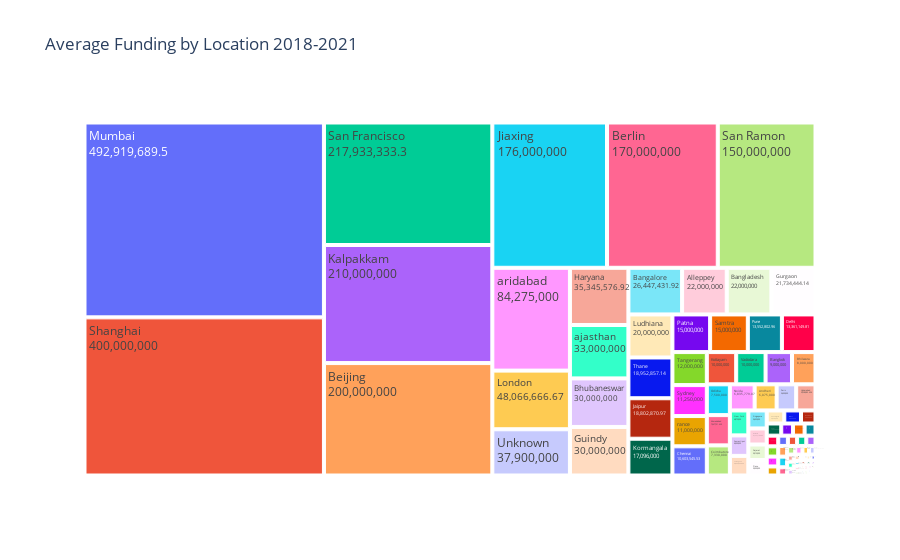

This figure's notebook cell:
### Markdown cell above
## **3. How does funding vary with the location of the start-ups**

### Code cell
# Top ten most funded locations
location_funding=df.groupby('headquarter')['amount'].mean()
# Group by 'location' and calculate the mean amount
location_funding = df.groupby('headquarter')['amount'].mean().reset_index()

# Create a TreeMap visualization
fig = px.treemap(location_funding, path=['headquarter'], values='amount', title='Average Funding by Location\n2018-2021')
fig.update_traces(textinfo='label+value')

# Show the plot
fig.show()

### Figure 1 — Plotly figure (JSON) as saved in the notebook; plotly's stock layout.template omitted (floating-point values rounded to 4 significant figures)
{"data": [{"branchvalues": "total", "domain": {"x": [0, 1], "y": [0, 1]}, "hovertemplate": "labels=%{label}<br>amount=%{value}<br>parent=%{parent}<br>id=%{id}<extra></extra>", "ids": ["Ahmedabad", "Alleppey", "Alwar", "Ambernath", "Anand", "Andheri", "Azadpur", "Bangalore", "Bangalore City", "Bangkok", "Bangladesh", "Beijing", "Belgaum", "Berlin", "Bhilwara", "Bhopal", "Bhubaneswar", "Bihar", "Chandigarh", "Chennai", "Cochin", "Coimbatore", "Computer Games", "Dehradun", "Delhi", "Dhingsara", "Gandhinagar", "Ghaziabad", "Goa", "Guindy", "Gujarat", "Guntur", "Gurgaon", "Guwahati", "Haryana", "Hubli", "Hyderabad", "India", "Indore", "Irvine", "Jaipur", "Jharkhand", "Jiaxing", "Jodhpur", "Kalkaji", "Kalpakkam", "Kannur", "Kanpur", "Kochi", "Kolkata", "Kormangala", "Kota", "Kottayam", "London", "Lucknow", "Ludhiana", "Mangalore", "Margão", "Milano", "Mohali", "Mountain View", "Mumbai", "Mylapore", "Nagpur", "New York", "Newcastle Upon Tyne", "Nilgiris", "Noida", "Odisha", "Online Media", "Palmwoods", "Panaji", "Panchkula", "Paris", "Patna", "Plano", "Powai", "Pune", "Samastipur", "Samtra", "San Francisco", "San Ramon", "Satara", "Seattle", "Seoul", "Shanghai", "Silvassa", "Singapore", "Surat", "Sydney", "Tamil Nadu", "Tangerang", "Telangana", "Thane", "Thiruvananthapuram", "Tirunelveli", "Trivandrum", "Tumkur", "Unknown", "Uttar Pradesh", "Uttar pradesh", "Vadodara", "Warangal", "West Bengal", "Worli", "ajastan", "ajasthan", "ajsamand", "anchi", "aridabad", "iyadh", "ood & Beverages", "oorkee", "rance", "risco", "rnakulam"], "labels": ["Ahmedabad", "Alleppey", "Alwar", "Ambernath", "Anand", "Andheri", "Azadpur", "Bangalore", "Bangalore City", "Bangkok", "Bangladesh", "Beijing", "Belgaum", "Berlin", "Bhilwara", "Bhopal", "Bhubaneswar", "Bihar", "Chandigarh", "Chennai", "Cochin", "Coimbatore", "Computer Games", "Dehradun", "Delhi", "Dhingsara", "Gandhinagar", "Ghaziabad", "Goa", "Guindy", "Gujarat", "Guntur", "Gurgaon", "Guwahati", "Haryana", "Hubli", "Hyderabad", "India", "Indore", "Irvine", "Jaipur", "Jharkhand", "Jiaxing", "Jodhpur", "Kalkaji", "Kalpakkam", "Kannur", "Kanpur", "Kochi", "Kolkata", "Kormangala", "Kota", "Kottayam", "London", "Lucknow", "Ludhiana", "Mangalore", "Margão", "Milano", "Mohali", "Mountain View", "Mumbai", "Mylapore", "Nagpur", "New York", "Newcastle Upon Tyne", "Nilgiris", "Noida", "Odisha", "Online Media", "Palmwoods", "Panaji", "Panchkula", "Paris", "Patna", "Plano", "Powai", "Pune", "Samastipur", "Samtra", "San Francisco", "San Ramon", "Satara", "Seattle", "Seoul", "Shanghai", "Silvassa", "Singapore", "Surat", "Sydney", "Tamil Nadu", "Tangerang", "Telangana", "Thane", "Thiruvananthapuram", "Tirunelveli", "Trivandrum", "Tumkur", "Unknown", "Uttar Pradesh", "Uttar pradesh", "Vadodara", "Warangal", "West Bengal", "Worli", "ajastan", "ajasthan", "ajsamand", "anchi", "aridabad", "iyadh", "ood & Beverages", "oorkee", "rance", "risco", "rnakulam"], "name": "", "parents": ["", "", "", "", "", "", "", "", "", "", "", "", "", "", "", "", "", "", "", "", "", "", "", "", "", "", "", "", "", "", "", "", "", "", "", "", "", "", "", "", "", "", "", "", "", "", "", "", "", "", "", "", "", "", "", "", "", "", "", "", "", "", "", "", "", "", "", "", "", "", "", "", "", "", "", "", "", "", "", "", "", "", "", "", "", "", "", "", "", "", "", "", "", "", "", "", "", "", "", "", "", "", "", "", "", "", "", "", "", "", "", "", "", "", "", ""], "textinfo": "label+value", "type": "treemap", "values": [7368000.0, 22000000, 0, 200000, 0, 6075000, 0, 26450000.0, 1001080, 9000000, 22000000, 200000000, 738000, 170000000, 8000000, 340000, 30000000, 329000, 2423600, 10600000.0, 475000, 7330000, 1200000, 2000000, 13360000.0, 100000, 200000, 1050000, 342000, 30000000, 3012500, 130000, 21730000.0, 0, 35350000.0, 0, 5328000.0, 310250, 1248000.0, 500000, 18800000.0, 0, 176000000, 258600, 233600, 210000000, 17520, 661300.0, 588200.0, 3122000.0, 17096000, 1460, 10000000, 48070000.0, 87500, 20000000, 0, 1496500, 2300000, 0, 0, 492900000.0, 600000, 350000, 4875000, 300000, 200000, 6836000.0, 7500000, 0, 0, 1000000, 100000, 5400000, 15000000, 3000000, 200000, 13550000.0, 4000000, 15000000, 217900000.0, 150000000, 140000, 1100000, 1400000, 400000000, 1000000, 3495000, 1867000.0, 11250000, 0, 12000000, 3833000.0, 18950000.0, 0, 500000, 200000, 0, 37900000, 769000, 1000000, 10000000, 0, 1500000, 0, 1000000, 33000000, 200000, 100000, 84275000, 1300000, 461000, 0, 11000000, 0, 0]}], "layout": {"legend": {"tracegroupgap": 0}, "title": {"text": "Average Funding by Location\n2018-2021"}}}
